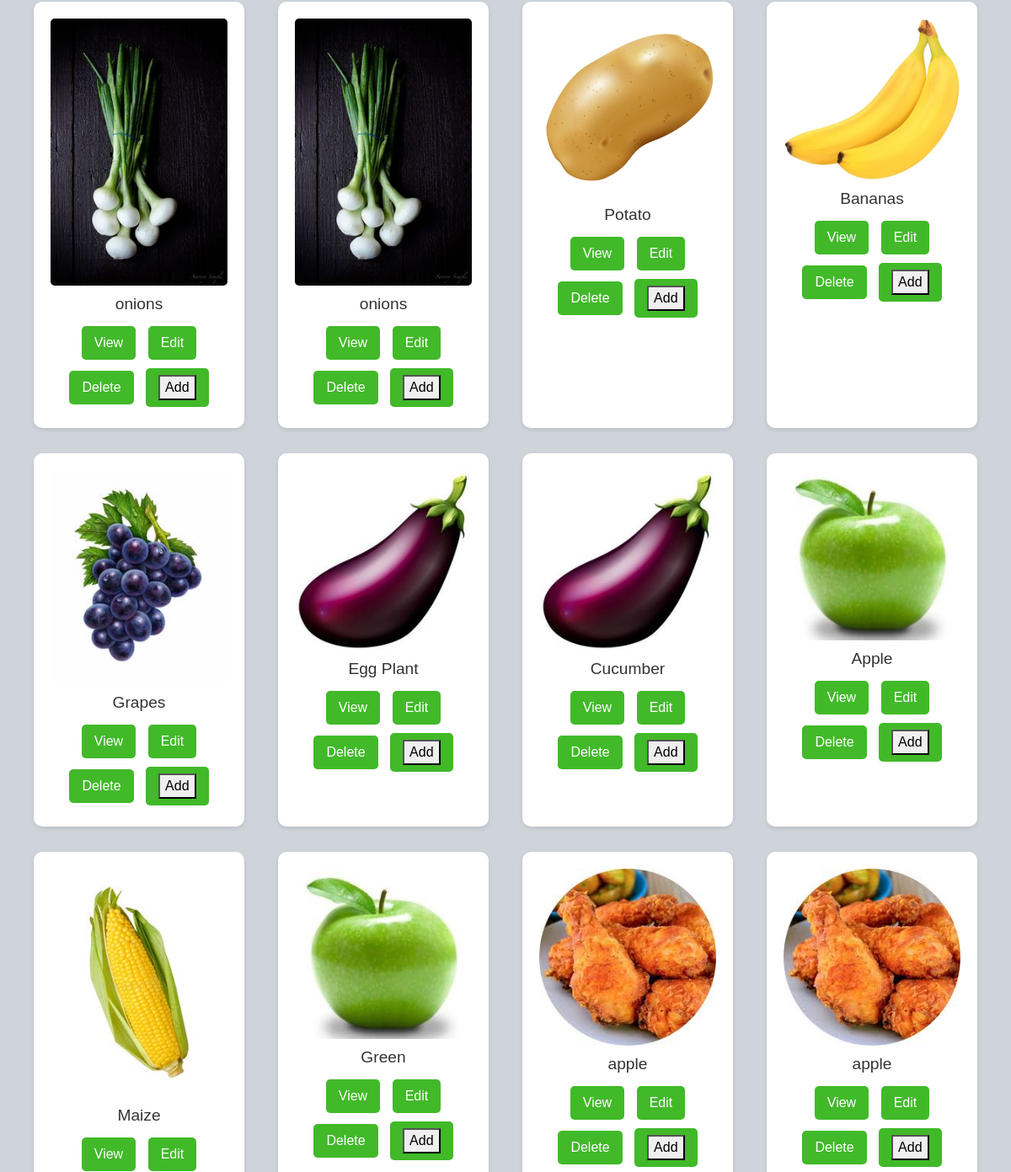
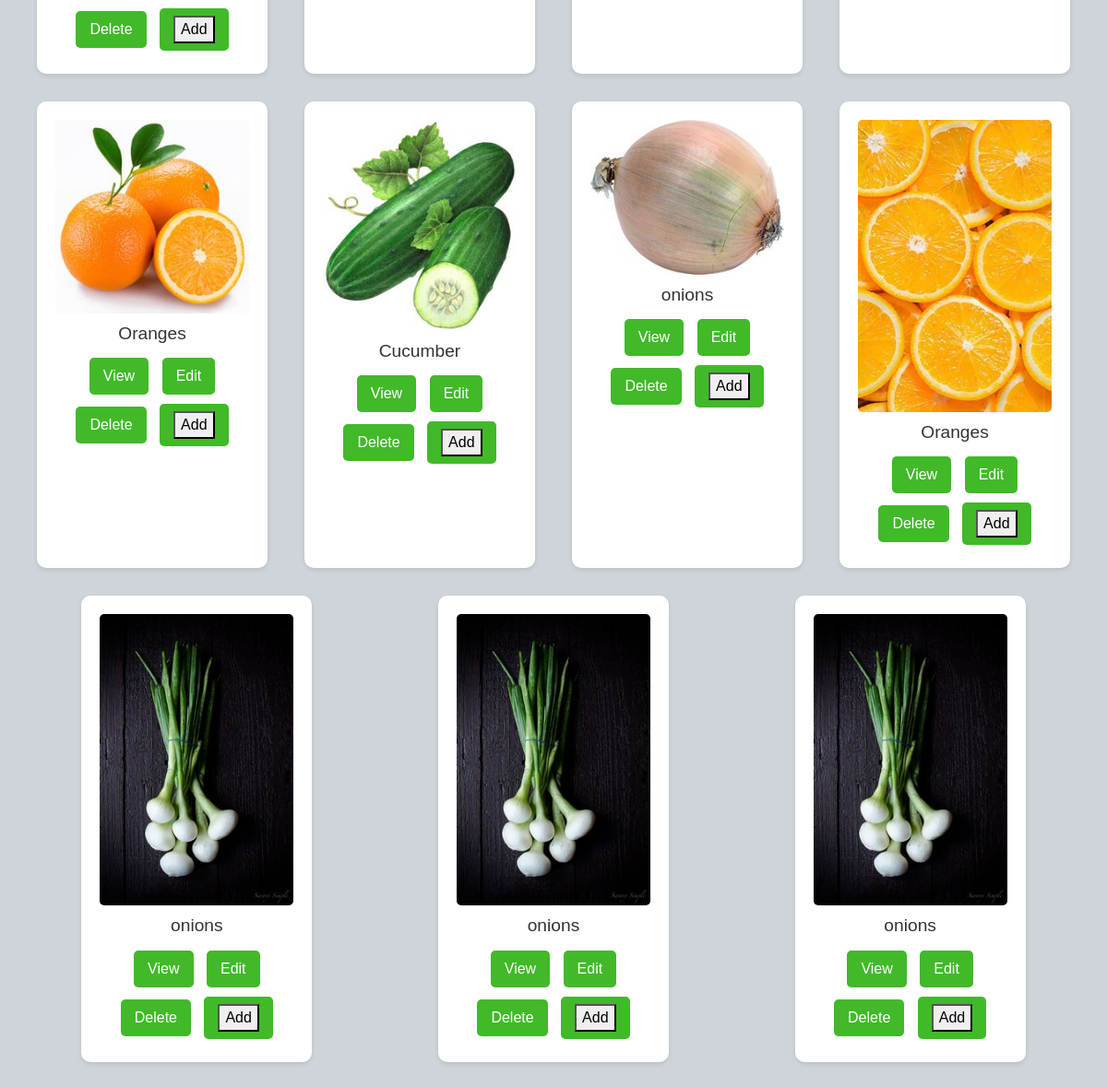
Before: /inventory/products/list (lower part) with the older database file (2 pictures, top to bottom).
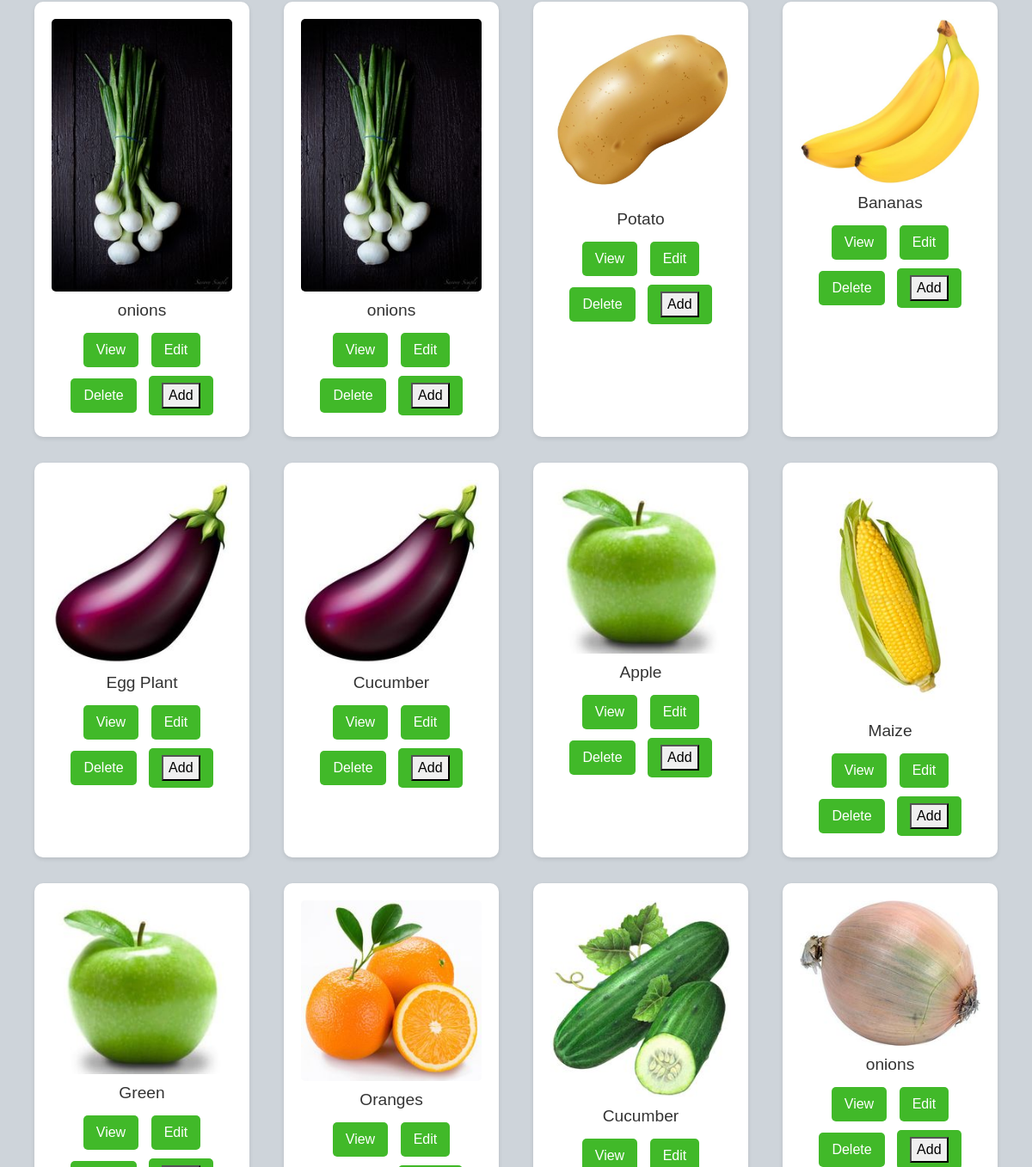
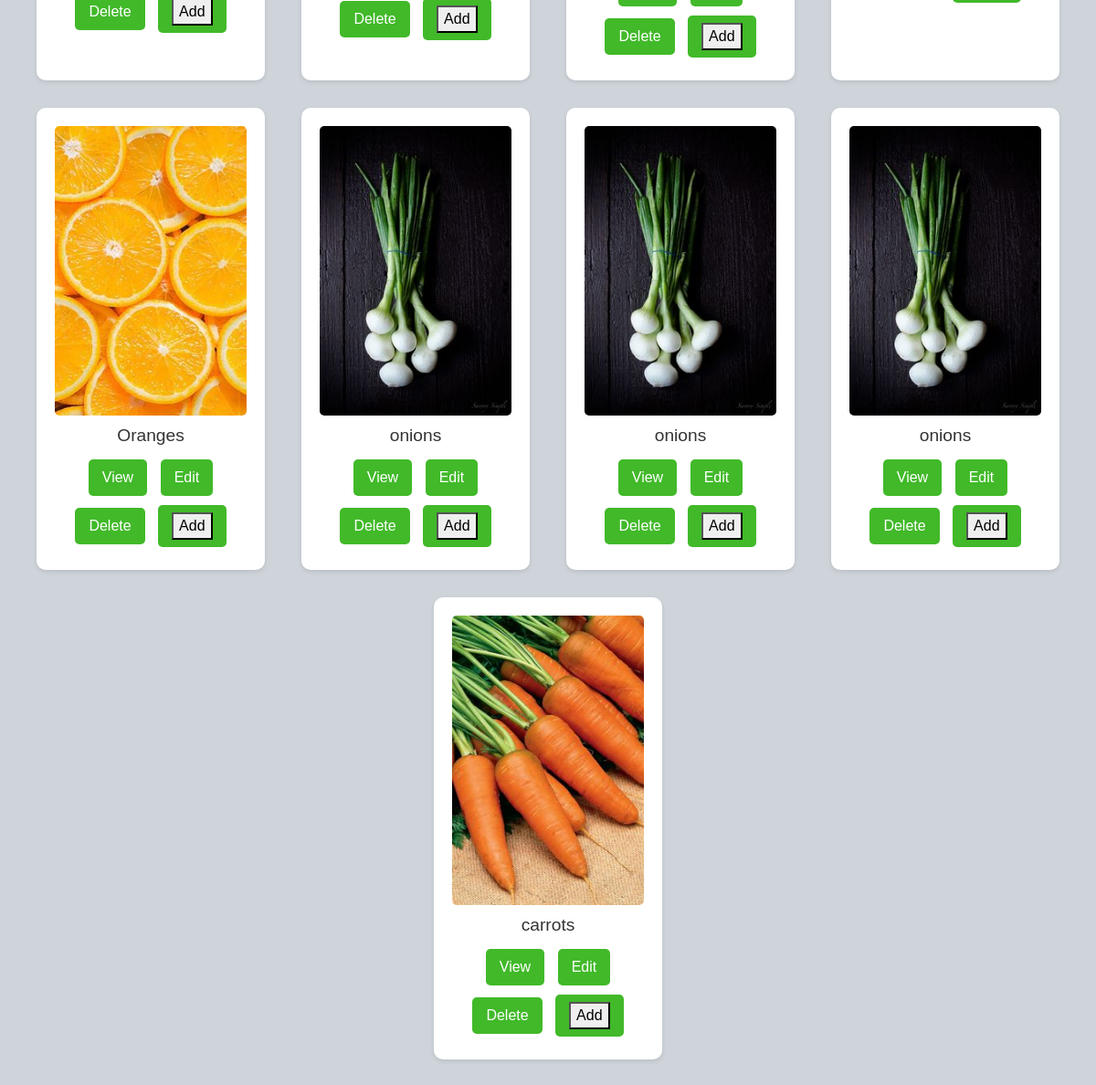
After: the same page with the newer database file (2 pictures, top to bottom).
### inventory/models.py (models this page shows)
class Product(models.Model):
    vendor=models.ForeignKey(Vendor, null=True, on_delete=models.CASCADE)
    name=models.CharField(max_length=32)
    price=models.DecimalField(max_digits=8,decimal_places=2)
    description=models.TextField()
    image=models.ImageField(upload_to='media')
    date_created=models.DateTimeField(auto_now_add=True)
    date_updated=models.DateTimeField(auto_now=True)
    stock=models.PositiveIntegerField()

### inventory/views.py (the view)
# urls.py: path("products/list", products_list , name="products_list"),
def products_list(request):
    products = Product.objects.all()
    return render(request, 'inventory/products_list.html', {'products':products})

### templates/inventory/products_list.html (shortened to what this page needs)
<!DOCTYPE html>
<html lang="en">
<head>
    <link rel="stylesheet" href="https://cdn.jsdelivr.net/npm/bootstrap@4.3.1/dist/css/bootstrap.min.css">
</head>
<div class="allproducts">
    {% for product in products %}
         <div class="product-container">
            <img src="{{ product.image.url }}" />
            <h1 class="product-name">{{ product.name }}</h1>
             <a  class="name" href="{% url 'product_detail' id=product.id %}">View</a>
             <a class="name" href="{% url 'product_update_view' id=product.id %}">Edit </a>
             <a  class="name" href="{% url 'delete_product' id=product.id %}">Delete</a>
             <a class="name" href="{% url 'add_to_cart' id=product.id %}"><button class="add_to_cart">Add </button></a>
        </div>
    {% endfor %}
</div>
</body>
</html>

Changed rows visible on the page:
removed Product: image (picture), name "Grapes"
removed Product: image (picture), name "apple"
removed Product: image (picture), name "apple"
added Product: image (picture), name "carrots"
